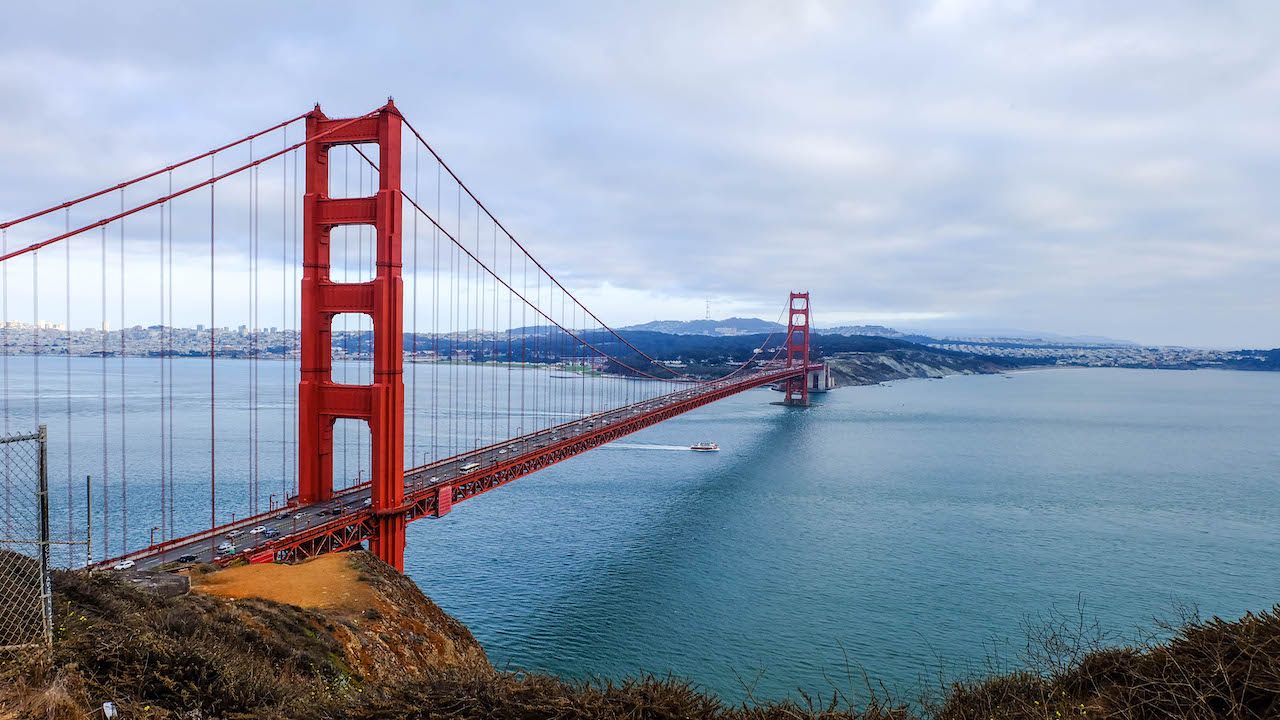
#> input picture core/scenes/bridge.jpeg, 1280 x 720 px
$ python -i scene_transformer.py   (imports and definitions only)
#> lines starting #> are read from the running program, lines starting #| are printed output that depends on the picture; after the words box and inside, x2 and y2 are one past the last pixel; in counts of white or black regions, pixels touching at a corner belong together
#> further down, picture is the input picture: shape (720, 1280, 3); mean B, G, R 175.1, 156.4, 144.1
import os

import cv2
import numpy as np


def make_frame_transparent(src):
    tmp = cv2.cvtColor(src, cv2.COLOR_BGR2GRAY)
    _, alpha = cv2.threshold(tmp, 0, 255, cv2.THRESH_BINARY)
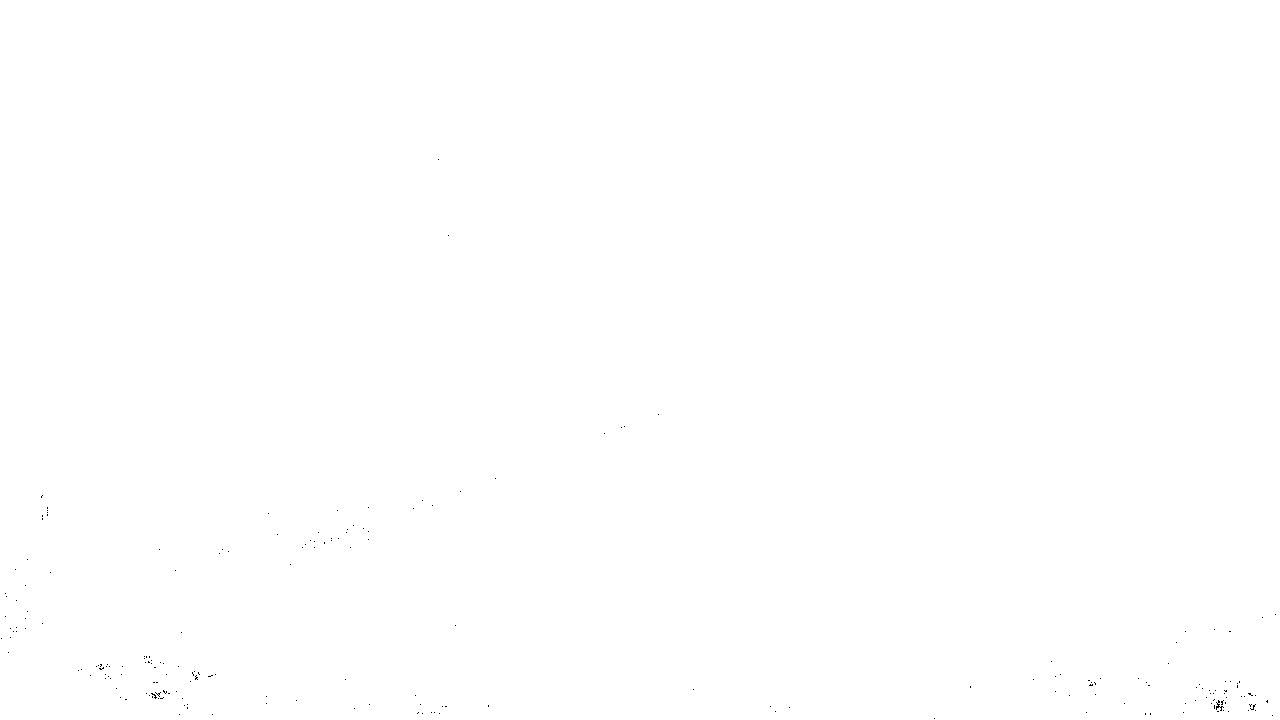
#> alpha: shape (720, 1280); 100% white; black in thin lines or dots, all inside (x1, y1, x2, y2) = (1, 159, 1276, 719)
    b, g, r = cv2.split(src)
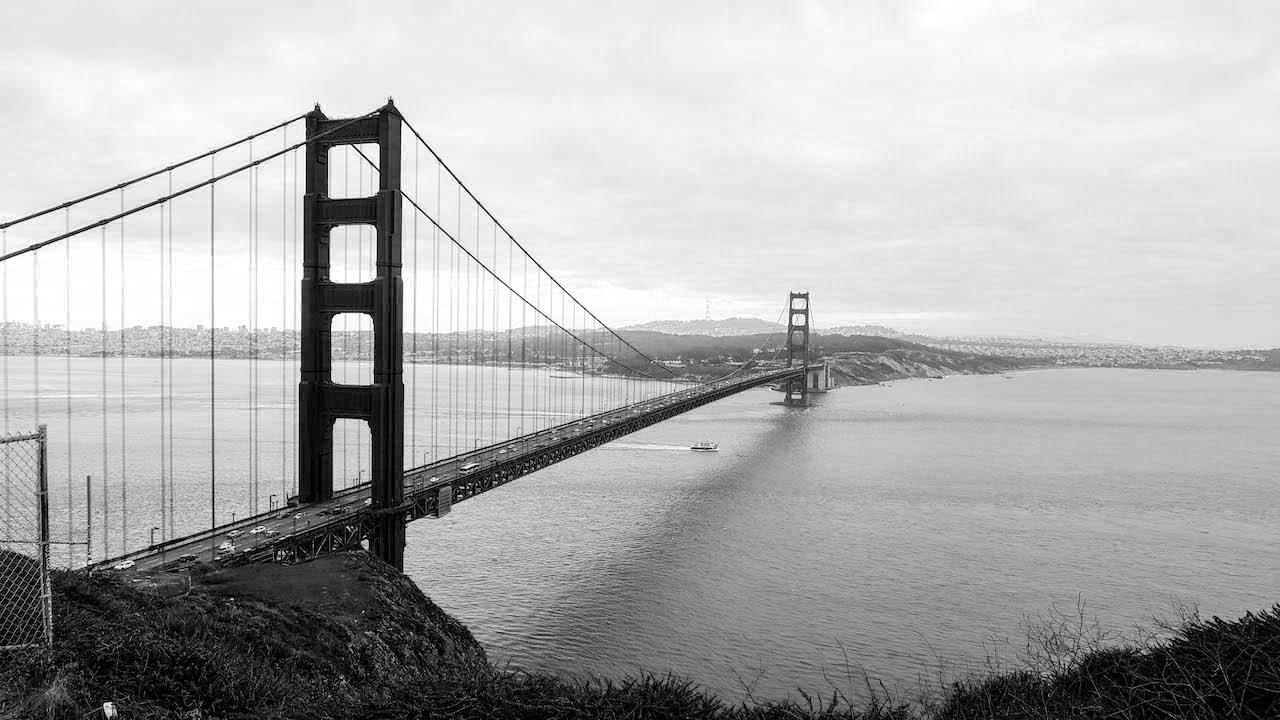
#> b: shape (720, 1280); min 0, max 255, mean 175.1
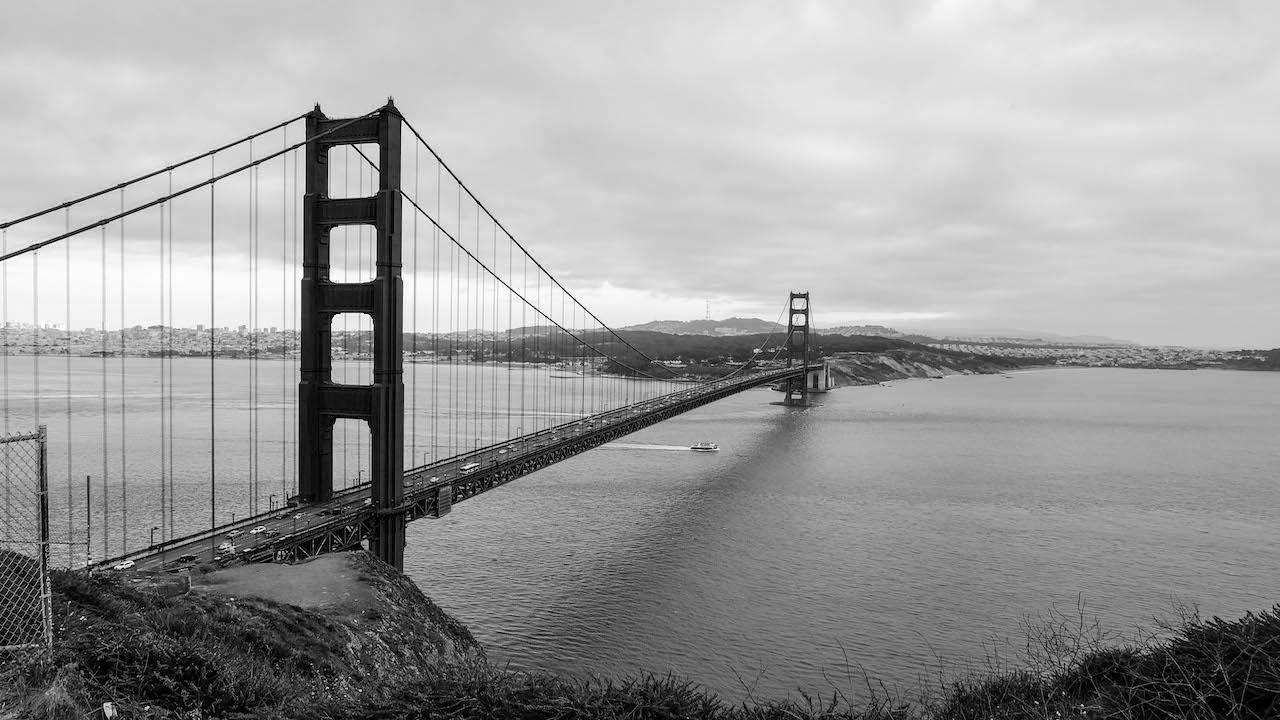
#> g: shape (720, 1280); min 0, max 255, mean 156.4
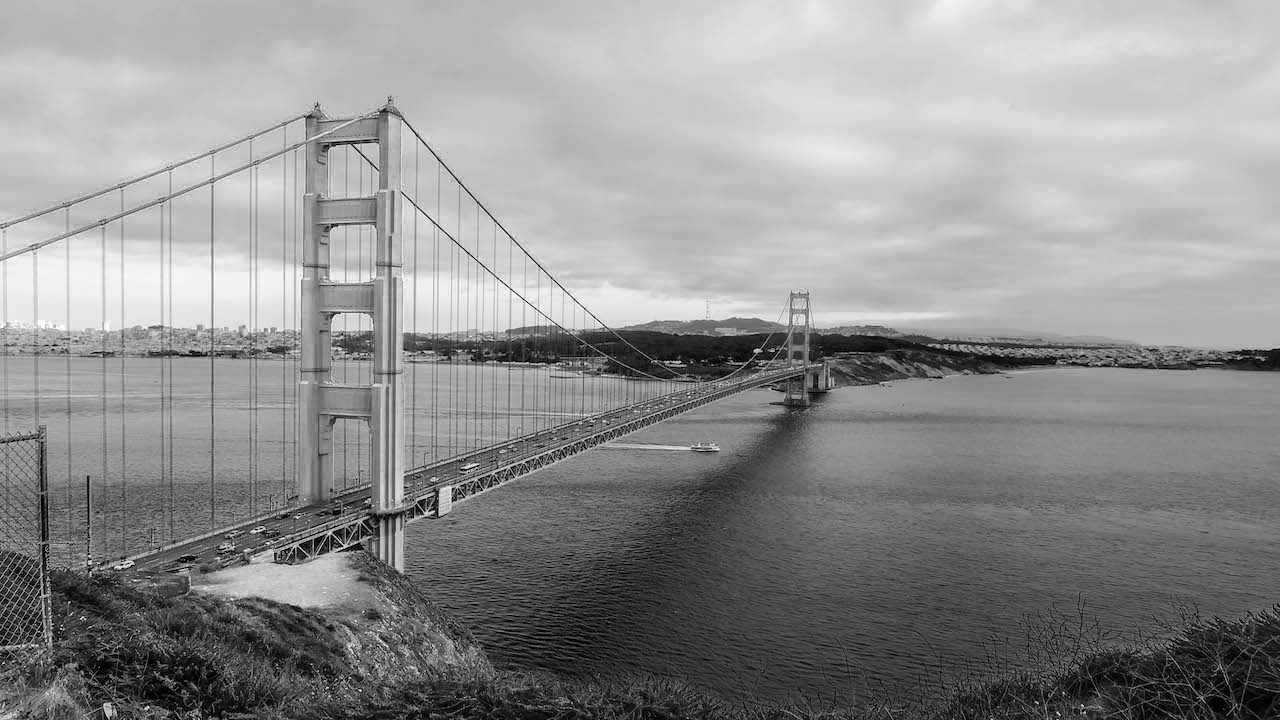
#> r: shape (720, 1280); min 0, max 255, mean 144.1
    rgba = [b, g, r, alpha]
    dst = cv2.merge(rgba, 4)
    return dst


class SceneTransformer:
    def __init__(self):
        super().__init__()
        self.scene_base_path = os.path.abspath('../core/scenes')

    def transform(self, frame, config):
        img_name = config
        o_background_scene = make_frame_transparent(
            cv2.imread(os.path.join(self.scene_base_path, img_name)))
        # Image operation using thresholding
        gray = cv2.cvtColor(frame, cv2.COLOR_BGR2GRAY)
        ret, thresh = cv2.threshold(
            gray, 0, 255, cv2.THRESH_BINARY_INV + cv2.THRESH_OTSU)

        # Noise removal using Morphological closing operation
        kernel = np.ones((1, 1), np.uint8)
        closing = cv2.morphologyEx(
            thresh, cv2.MORPH_CLOSE, kernel, iterations=10)

        # Background area using Dialation
        bg = cv2.dilate(closing, kernel, iterations=2)

        # Finding foreground area
        dist_transform = cv2.distanceTransform(closing, cv2.DIST_L2, 0)
        ret, fg = cv2.threshold(dist_transform, 0.02 *
                                dist_transform.max(), 255, 0)
        fg = fg.astype(np.uint8)

        # Prepare new background (scene) and foreground and finally overlay them together
        background_scene_without_fg = cv2.bitwise_and(
            o_background_scene, o_background_scene, mask=cv2.bitwise_not(fg))
        foreground_without_bg = make_frame_transparent(
            cv2.bitwise_and(frame, frame, mask=fg))
        bg_and_fg_together = cv2.add(
            foreground_without_bg, background_scene_without_fg)
        return bg_and_fg_together

>>> import cv2
>>> picture = cv2.imread('../scenes/bridge.jpeg')
>>> result = make_frame_transparent(picture)

$ run again, on core/scenes/newyork.jpeg
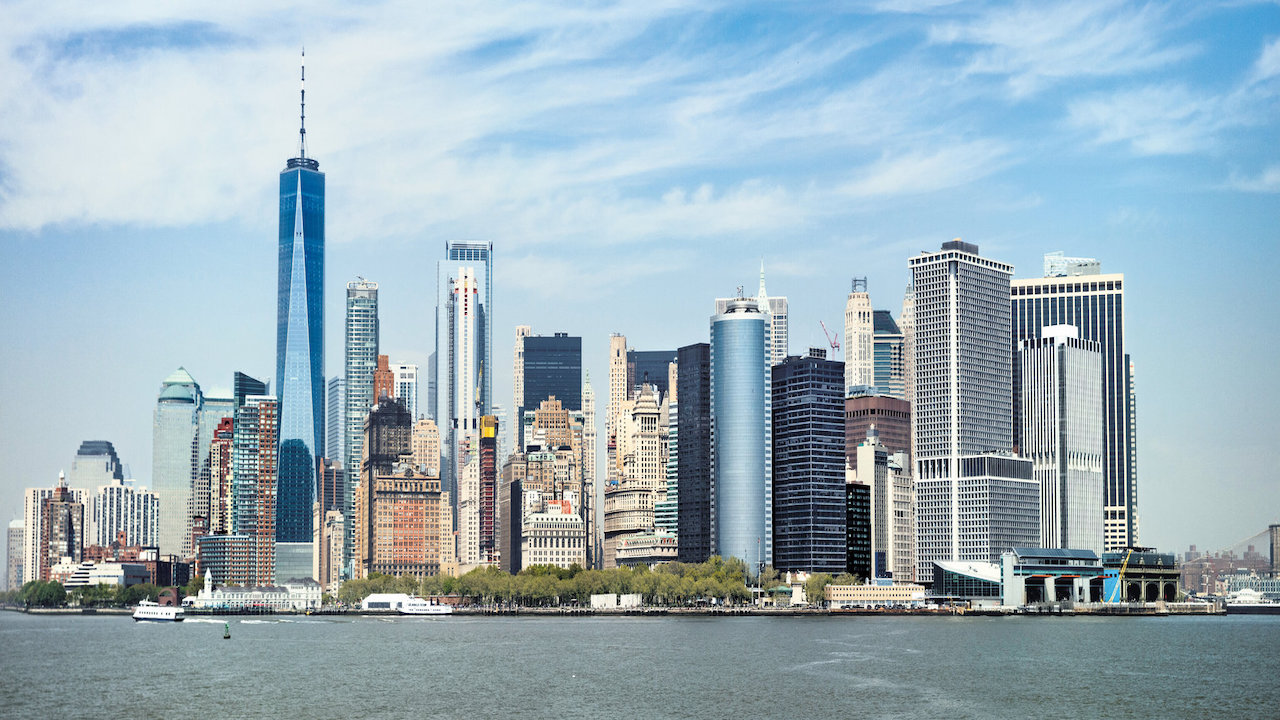
#> input picture core/scenes/newyork.jpeg, 1280 x 720 px
#> picture is the input picture: shape (720, 1280, 3); mean B, G, R 186.3, 175.7, 154.8
#> alpha: shape (720, 1280); 100% white; black in thin lines or dots, all inside (x1, y1, x2, y2) = (50, 258, 1272, 638)
#> in make_frame_transparent, `b, g, r = cv2.split(src)`:
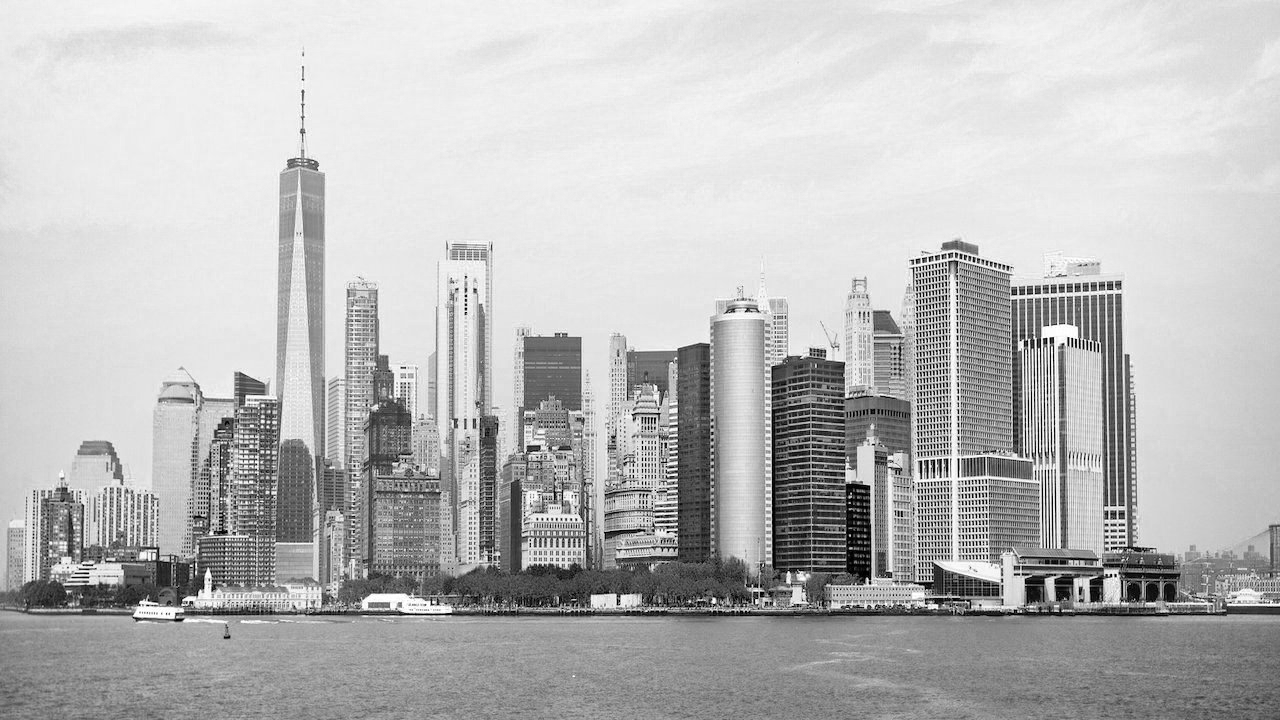
#> b: shape (720, 1280); min 0, max 255, mean 186.3
#> in make_frame_transparent, `b, g, r = cv2.split(src)`:
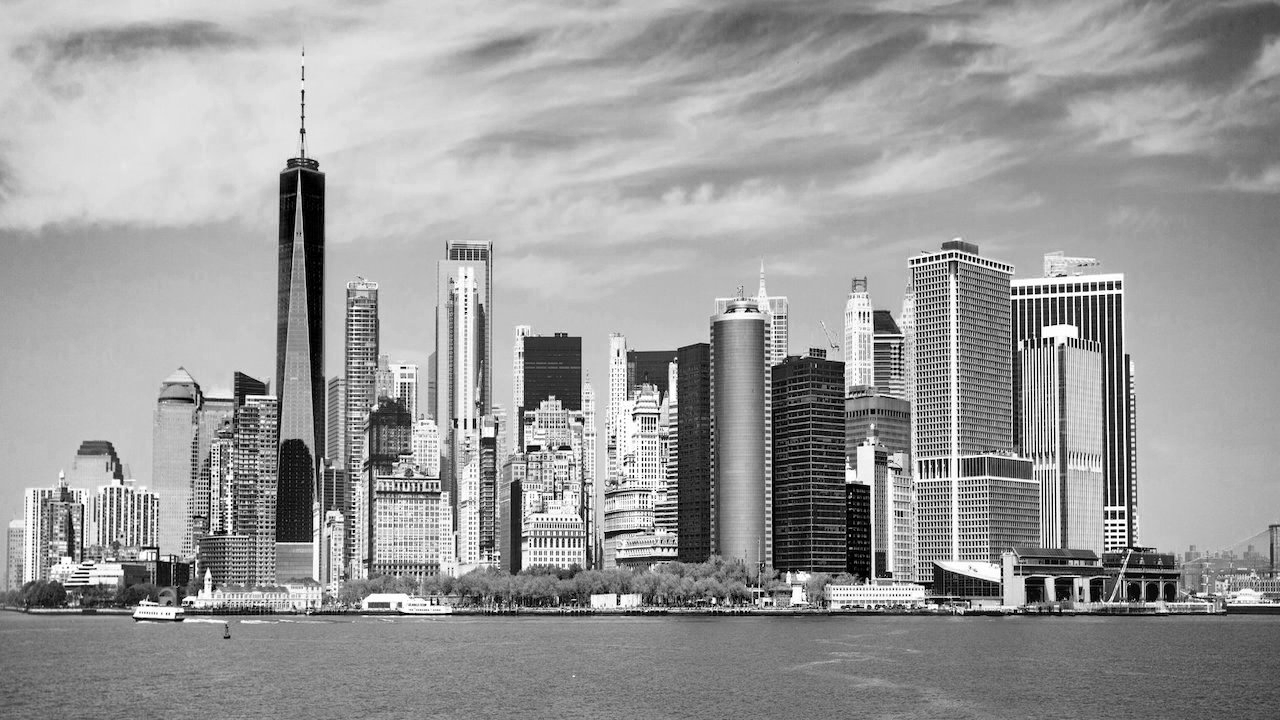
#> r: shape (720, 1280); min 0, max 255, mean 154.8

$ run again, on core/scenes/office.jpeg
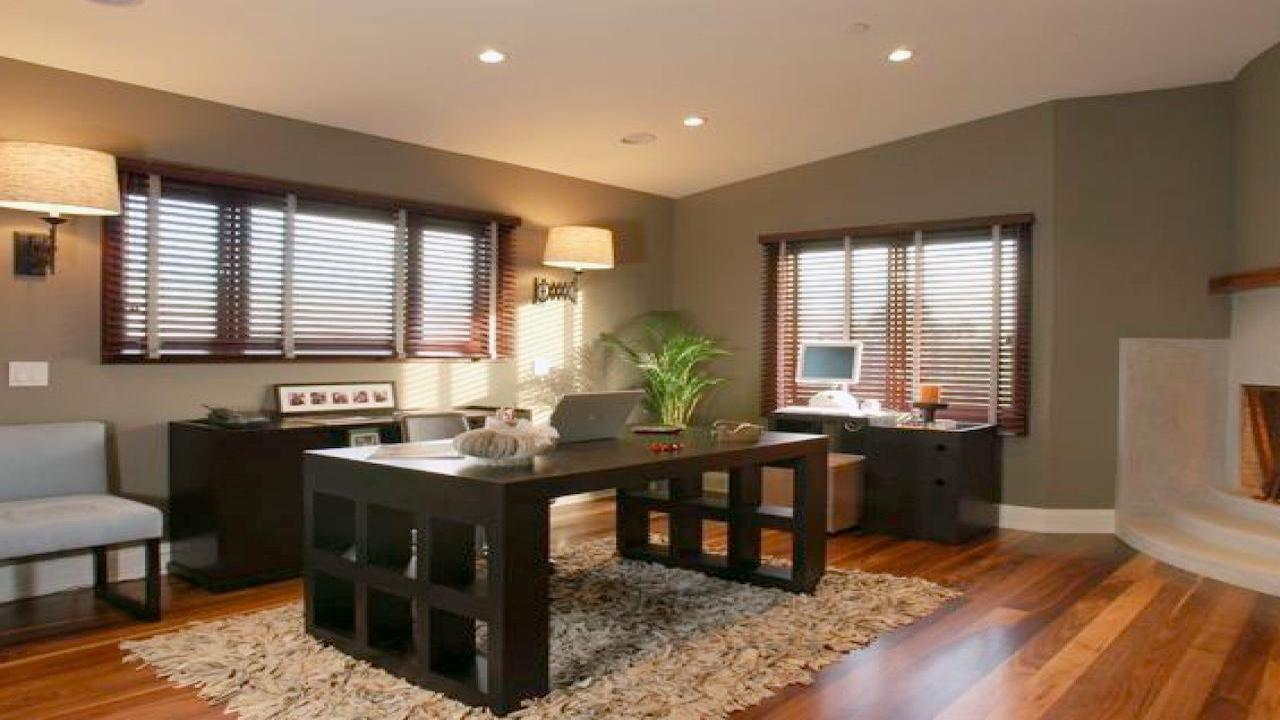
#> input picture core/scenes/office.jpeg, 1280 x 720 px
#> picture is the input picture: shape (720, 1280, 3); mean B, G, R 89, 110.5, 134
#> alpha: shape (720, 1280); 100% white; black in thin lines or dots, all inside (x1, y1, x2, y2) = (327, 430, 973, 448)
#> in make_frame_transparent, `b, g, r = cv2.split(src)`:
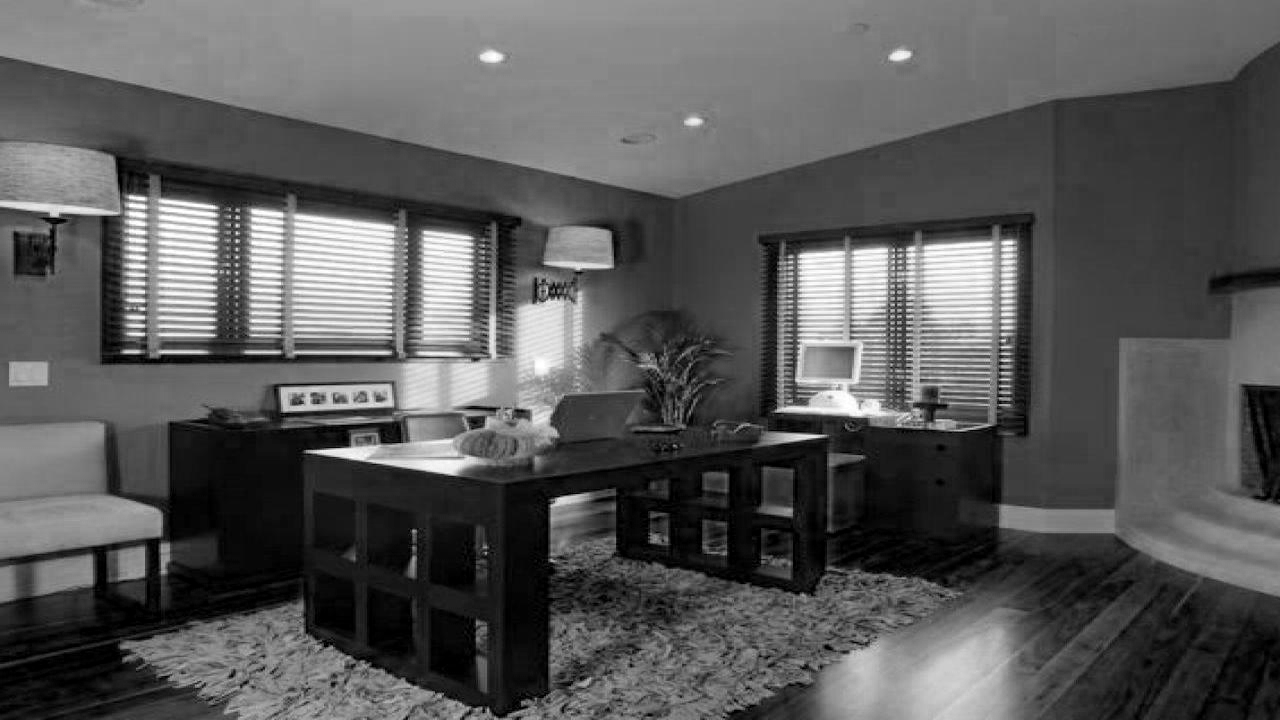
#> b: shape (720, 1280); min 0, max 255, mean 89
#> in make_frame_transparent, `b, g, r = cv2.split(src)`:
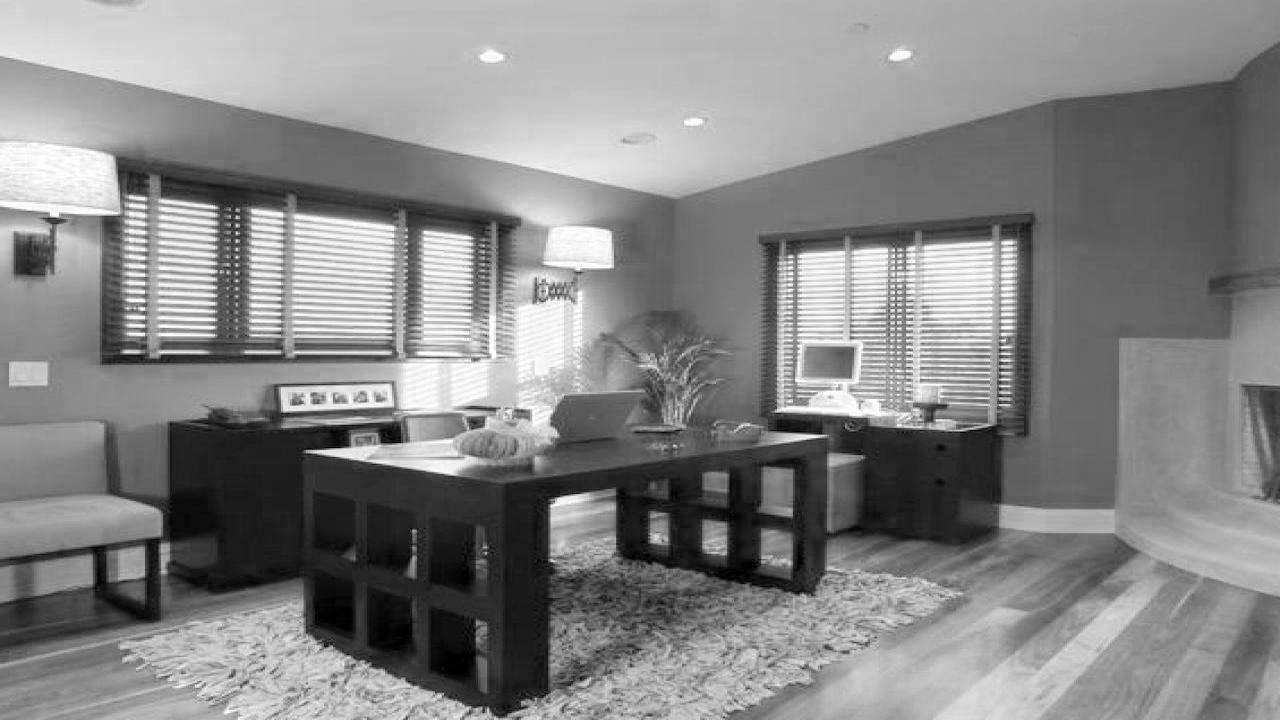
#> r: shape (720, 1280); min 0, max 255, mean 134
